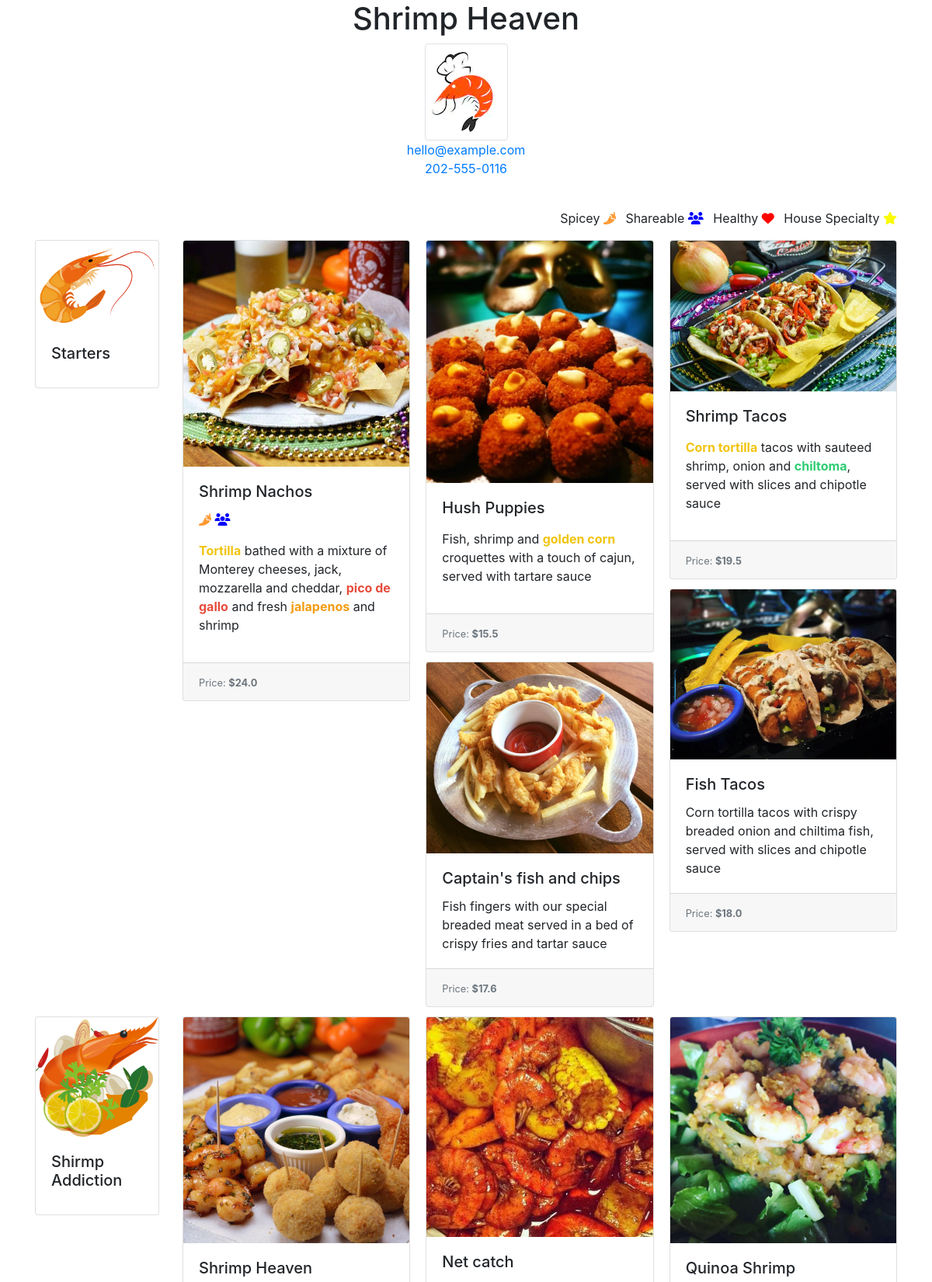
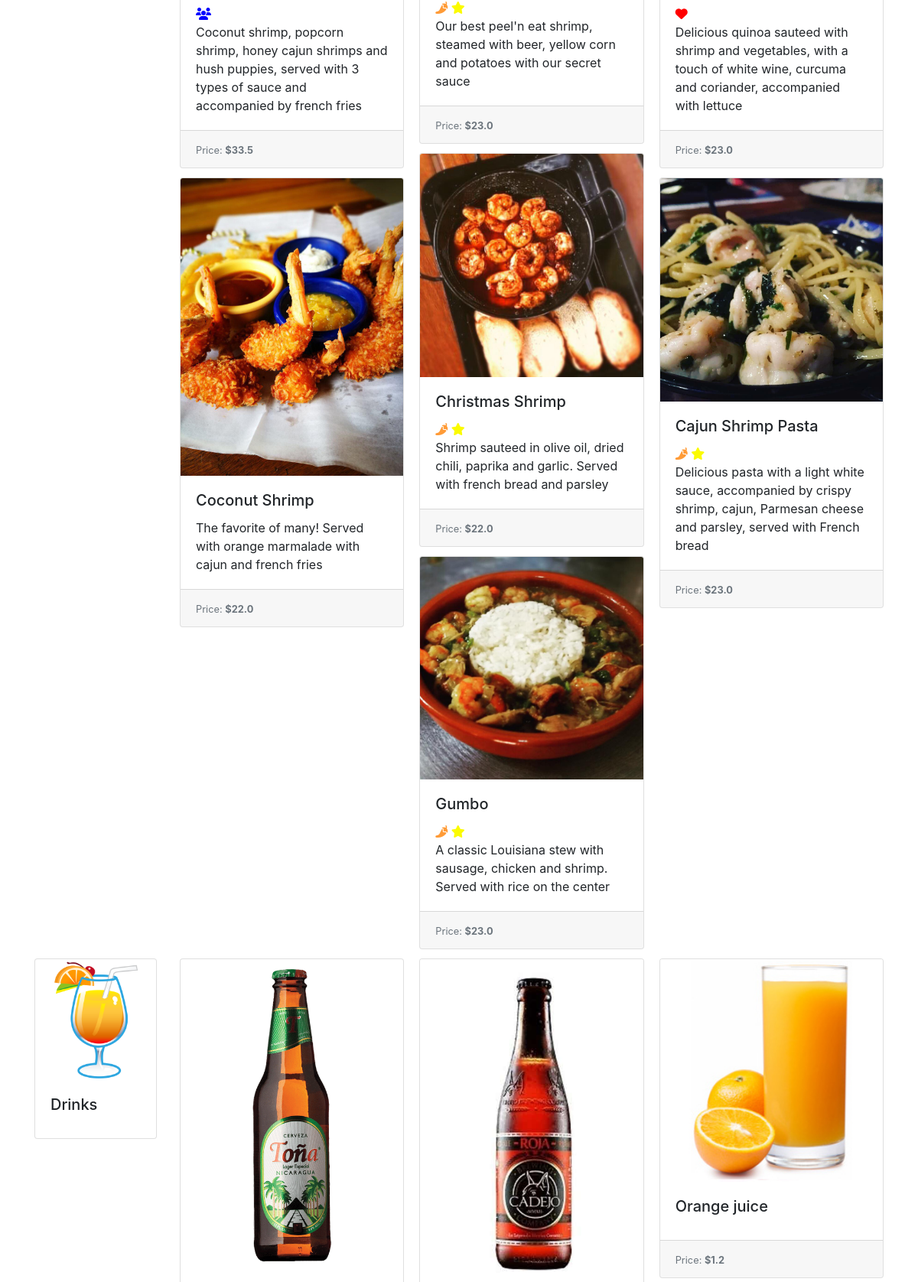
The page / (upper part) on the database its author committed (2 pictures, top to bottom).
### config/models.py (models this page shows)
class GeneralInfo(models.Model):
    name = models.CharField(max_length=250)
    phone = models.CharField(max_length=12)
    email = models.EmailField()
    logo = models.ImageField(upload_to='info/')
    class Meta:
        verbose_name_plural = 'General Information'

### menu/models.py (models this page shows, shortened)
class MenuTag(models.Model):
    name = models.CharField(max_length=200)
    icon = models.CharField(max_length=50,
                            help_text='<a href="https://fontawesome.com/icons?d=gallery&m=free" target="_blank">Check available icons</a>')
    color = models.CharField(max_length=7)
    active = models.BooleanField(default=True)

class MenuCategory(models.Model):
    name = models.CharField(max_length=250)
    order = models.IntegerField()
    image = models.ImageField(upload_to='categories/')
    active = models.BooleanField(default=True)
    class Meta:
        verbose_name_plural = 'Menu Categories'

class MenuItem(models.Model):
    name = models.CharField(max_length=250)
    order = models.IntegerField()
    image = models.ImageField(upload_to='items/')
    active = models.BooleanField(default=True)
    description = models.TextField(null=True, blank=True)
    price = models.FloatField()
    category = models.ForeignKey(MenuCategory,
                                 on_delete=models.CASCADE,
                                 limit_choices_to={'active': True},)
    tags = models.ManyToManyField(MenuTag, limit_choices_to={'active': True}, blank=True)

### menu/views.py (the view)
# urls.py: path('', index),
def index(request):
    general_info = GeneralInfo.objects.first()
    menu_categories = MenuCategory.objects.order_by('order').filter(active=True)
    menu_tags = MenuTag.objects.all()
    return render(request, 'menu/menu.html', {
        'general_info': general_info,
        'menu_categories': menu_categories,
        'menu_tags': menu_tags
    })

### menu/templates/menu/menu.html (shortened to what this page needs)
<!DOCTYPE html>
<html lang="en">
<head>
    <link rel="stylesheet" href="https://stackpath.bootstrapcdn.com/bootstrap/4.3.1/css/bootstrap.min.css"
>
</head>
<body>
    <h1 class="text-center">{{general_info.name}}</h1>
    <img src="{{general_info.logo.url}}" alt="restaurant-logo" class="img-thumbnail rounded mx-auto d-block">
    <address class="text-center">
        <a href="mailto:jim@rock.com">{{general_info.email}}</a><br>
        <a href="tel:+13115552368">{{general_info.phone}}</a>
    </address>
    <br>
    <div class="container">
        <div class="row">
            <div class="col-md-12">
                <ul class="list-inline float-right">
                {% for menu_tag in menu_tags %}
                    <li class="list-inline-item">
                        {{menu_tag.name}} <i class="{{menu_tag.icon}}" style="color:{{menu_tag.color}}"></i>
                    </li>
                {% endfor %}
                </ul>
            </div>
        </div>
        {% for menu_category in menu_categories %}
        <div class="row">
            <div class="col-md-2">
                <div class="card mb-3">
                    <img src="{{menu_category.image.url}}" class="card-img-top"
                        alt="{{menu_category.name}}">
                    <div class="card-body">
                        <h5 class="card-title">{{menu_category.name}}</h5>
                    </div>
                </div>
            </div>
            <div class="col-md-10">
                <div class="card-columns">
                    {% for menu_item in menu_category.menuitem_set.all %}
                    <div class="card">
                        <img src="{{menu_item.image.url}}" class="card-img-top" alt="{{menu_item.name}}">
                        <div class="card-body">
                            <h5 class="card-title">{{menu_item.name}}</h5>
                            {% for tag in menu_item.tags.all %}
                            <i class="{{tag.icon}}" title="{{tag.name}}" style="color:{{tag.color}}"></i>
                            {% endfor %}
                            {% if menu_item.description %}
                            <p class="card-text">{{menu_item.description | safe}}</p>
                            {% endif %}
                        </div>
                        <div class="card-footer">
                            <small class="text-muted">Price: <strong>${{ menu_item.price }}</strong></small>
                        </div>
                    </div>
                    {% endfor %}
                </div>
            </div>
        </div>
        {% endfor %}
    </div>
</body>
</html>

### rows shown on the page
GeneralInfo: name "Shrimp Heaven", logo (picture), email "hello@example.com", phone "202-555-0116"
MenuTag: name "Spicey"
MenuTag: name "Shareable"
MenuTag: name "Healthy"
MenuTag: name "House Specialty"
MenuCategory: image (picture), name "Starters"
MenuItem: image (picture), name "Shrimp Nachos", description "Tortilla bathed with a mixture of Monterey cheeses, jack, mozzarella and cheddar, pico de gallo and fresh jalapenos and shrimp", price "24.0"
MenuItem: image (picture), name "Hush Puppies", description "Fish, shrimp and golden corn croquettes with a touch of cajun, served with tartare sauce", price "15.5"
MenuItem: image (picture), name "Captain's fish and chips", description "Fish fingers with our special breaded meat served in a bed of crispy fries and tartar sauce", price "17.6"
MenuItem: image (picture), name "Shrimp Tacos", description "Corn tortilla tacos with sauteed shrimp, onion and chiltoma , served with slices and chipotle sauce", price "19.5"
MenuItem: image (picture), name "Fish Tacos", description "Corn tortilla tacos with crispy breaded onion and chiltima fish, served with slices and chipotle sauce", price "18.0"
MenuCategory: image (picture), name "Shirmp Addiction"
MenuItem: image (picture), name "Shrimp Heaven", description "Coconut shrimp, popcorn shrimp, honey cajun shrimps and hush puppies, served with 3 types of sauce and accompanied by french fries", price "33.5"
MenuItem: image (picture), name "Coconut Shrimp", description "The favorite of many! Served with orange marmalade with cajun and french fries", price "22.0"
MenuItem: image (picture), name "Net catch", description "Our best peel'n eat shrimp, steamed with beer, yellow corn and potatoes with our secret sauce", price "23.0"
MenuItem: image (picture), name "Christmas Shrimp", description "Shrimp sauteed in olive oil, dried chili, paprika and garlic. Served with french bread and parsley", price "22.0"
MenuItem: image (picture), name "Gumbo", description "A classic Louisiana stew with sausage, chicken and shrimp. Served with rice on the center", price "23.0"
MenuItem: image (picture), name "Quinoa Shrimp", description "Delicious quinoa sauteed with shrimp and vegetables, with a touch of white wine, curcuma and coriander, accompanied with lettuce", price "23.0"
MenuItem: image (picture), name "Cajun Shrimp Pasta", description "Delicious pasta with a light white sauce, accompanied by crispy shrimp, cajun, Parmesan cheese and parsley, served with French bread", price "23.0"
MenuCategory: image (picture), name "Drinks"
MenuItem: image (picture)
MenuItem: image (picture)
MenuItem: image (picture), name "Orange juice", price "1.2"
